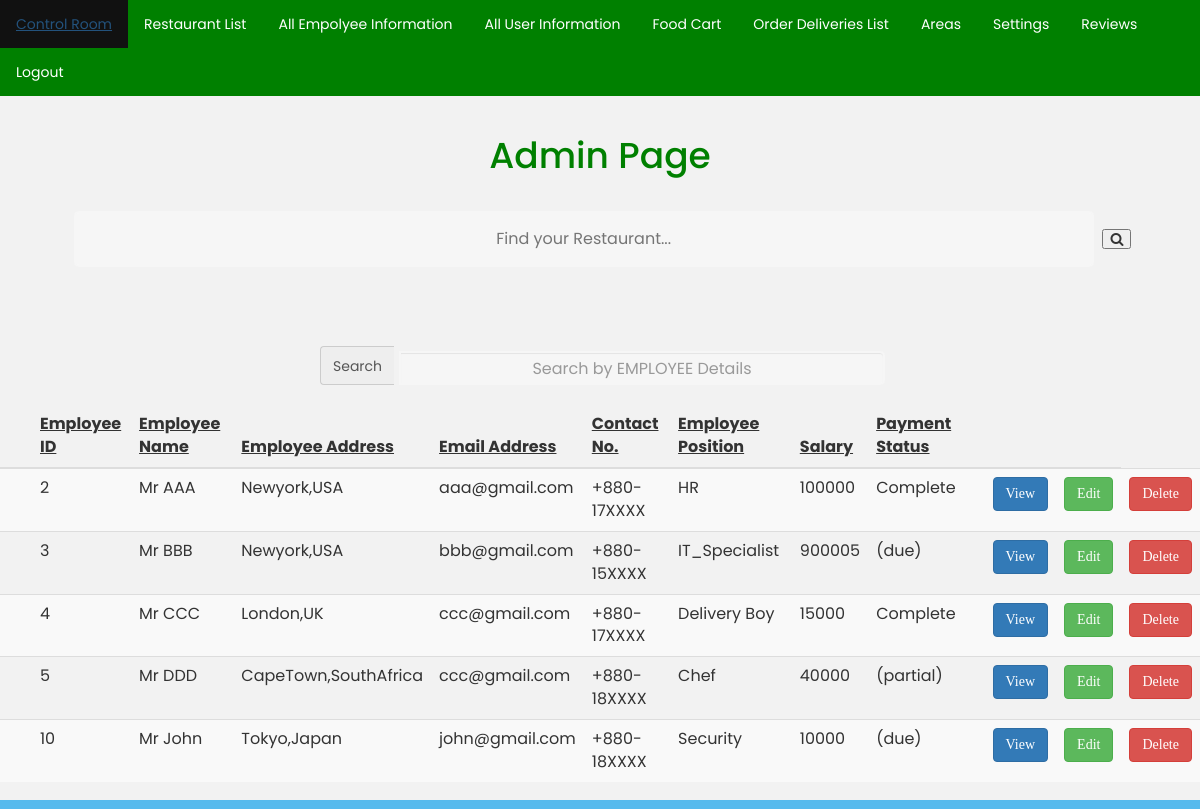
Page /views/admin_AllEmployeeInformation.php on the committed database.
### tables this page shows
CREATE TABLE `employee_information` (
  `employee_id` int(100) NOT NULL,
  `employee_name` varchar(100) DEFAULT NULL,
  `employee_address` varchar(100) DEFAULT NULL,
  `email_address` varchar(100) DEFAULT NULL,
  `contact_no` varchar(100) DEFAULT NULL,
  `employee_position` varchar(100) NOT NULL,
  `salary` int(100) DEFAULT NULL,
  `payment_status` varchar(100) DEFAULT NULL,
  `employee_image` varchar(100) DEFAULT NULL
);

### models/database.php (called while the page is built, shortened)
<?php
	 $serverName="localhost";
	 $userName="root";
	 $password="";
	 $dbName="restaurant_database";
	function get($query)
	{
        $data=array();
		global $serverName,$userName,$password,$dbName;
		$conn = mysqli_connect( $serverName, $userName, $password, $dbName);
        $result=mysqli_query($conn,$query);
        if(mysqli_num_rows($result) > 0)
        {
            while($row = mysqli_fetch_assoc($result))
            {
                $entity=array();
                foreach($row as $k=>$v)
                {
                    $entity[$k] = $row[$k];
                }
                $data[] = $entity;
            }
        }
		return $data;
	}
?>

### controllers/admin_EmployeeController.php (called while the page is built, shortened)
<?php
	require_once '../models/database.php';
	function getAllEmployeeInfo()
	{
		$query ="SELECT * FROM employee_information";
		$employee_information = get($query);
		return $employee_information;
	}
?>

### views/admin_AllEmployeeInformation.php (the view, shortened to what this page needs)
<?php
	include 'Admin_page.php';
	require '../controllers/admin_EmployeeController.php';
	$employee_information = getAllEmployeeInfo();
?>
<div >
<br/>
<br/>
			<div  class="center">
				<div class="input-group">
					<span class="input-group-addon">Search</span>
					<input type="text"  id="search_input" onkeyup="searchEmployee()" placeholder="Search by EMPLOYEE Details" class="form-control" />
				</div>
			</div>
	<table class="table table-striped">
		<thead>
			<th></th>
			<th></th>
			<th><u> Employee ID </u></th>
			<th><u> Employee Name </u></th>
			<th><u> Employee Address </u></th>
			<th><u> Email Address </u></th>
			<th><u> Contact No. </u></th>
			<th><u> Employee Position </u></th>
			<th><u> Salary </u></th>
			<th><u> Payment Status </u></th>
			<th></th>
			<th></th>
			<th></th>
		</thead>
		<tbody>
			<?php
				foreach($employee_information as $employee)
				{
					echo "<tr>";
						echo "<td>"."</td>";
						echo "<td>"."</td>";
							echo "<td>".$employee["employee_id"]."</td>";
							echo "<td>".$employee["employee_name"]."</td>";
							echo "<td>".$employee["employee_address"]."</td>";
							echo "<td>".$employee["email_address"]."</td>";
							echo "<td>".$employee["contact_no"]."</td>";
							echo "<td>".$employee["employee_position"]."</td>";
							echo "<td>".$employee["salary"]."</td>";
							echo "<td>".$employee["payment_status"]."</td>";
						echo "<td>"."</td>";
							echo '<td><a href="admin_ViewEmployeeInfo.php?employee_id='.$employee["employee_id"].'" class="btn btn-primary">View</a></td>';
							echo '<td><a href="admin_EditEmployee.php?employee_id='.$employee["employee_id"].'" class="btn btn-success">Edit</a></td>';
							echo '<td><a href="admin_DeleteEmployee.php?employee_id='.$employee["employee_id"].'" class="btn btn-danger">Delete</a></td>';
					echo "</tr>";
				}
			?>
		</tbody>
	</table>
</div>

### views/Admin_page.php (shortened to what this page needs)
<html>
<link rel="stylesheet" href="https://cdnjs.cloudflare.com/ajax/libs/font-awesome/4.7.0/css/font-awesome.min.css">
<link rel="stylesheet" href="https://maxcdn.bootstrapcdn.com/bootstrap/3.3.7/css/bootstrap.min.css">
<link rel="stylesheet" href="styles/mystyle.css">
<head><link rel="stylesheet" href="../views/styles/style2.css"></head>
<head><link rel="stylesheet" href="../views/styles/style.css"></head>
<body>
<ul>
  <li><a href="../views/add_customer.php">Control Room</a></li>
  <li><a href="https://www.tripadvisor.com/Restaurants-g293936-Dhaka_City_Dhaka_Division.html">Restaurant List</a></li>
  <li><a href="../views/admin_AllEmployeeInformation.php">All Empolyee Information</a></li>
  <li><a href="../views/admin_AllUserInformation.php">All User Information</a></li>
  <li><a href="../views/cart.php">Food Cart</a></li>
  <li><a href="../views/Admin_page.php#">Order Deliveries List</a></li>
  <li><a href="../views/Admin_page.php#">Areas</a></li>
  <li><a href="../views/Admin_page.php#">Settings</a></li>
  <li><a href="../views/Admin_page.php#">Reviews</a></li>
  <li><a href="../views/logon.php">Logout</a></li>
</ul><br>
<div class="wrap">
<h1><center><span style="color:Green">Admin Page </span></center></h1><br>
   <div class="search">
<center>
	<form class="example" action="../views/food_page.php">
		<input type="text" placeholder="Find your Restaurant..." name="search" >
		<button type="submit"><i class="fa fa-search"></i></button>
	</form>
</center>
   </div>
</div>
</body>
</html>

### views/styles/mystyle.css (style rules this page uses)
body { background-color:aliceblue; padding:0px; }
.center { margin: 0 auto; width:50% ; padding:20px; }
.btn { font-family:consolas; }

### views/styles/style2.css (style rules this page uses)
body { background-repeat: no-repeat, repeat; background-color: #cccccc; background: #f2f2f2; font-family: 'Open Sans', sans-serif; }
ul { list-style-type: none; margin: 0; padding: 0; overflow: hidden; background-color: green; position: -webkit-sticky; position: sticky; top: 0; }
li { float: left; }
li a { display: block; color: white; text-align: center; padding: 14px 16px; text-decoration: none; }

### views/styles/style.css (style rules this page uses)
html { background-color: #56baed; background-size:cover; }
body { font-family: "Poppins", sans-serif; height: 100vh; }
a { color: #92badd; display:inline-block; text-decoration: none; font-weight: 400; }
input[type=text], input[type=phone], input[type=password] { background-color: #f6f6f6; border: none; color: #0d0d0d; padding: 15px 32px; text-align: center; text-decoration: none; display: inline-block; font-size: 16px; margin: 5px; width: 85%; border: 2px solid #f6f6f6; -webkit-transition: all 0.5s ease-in-out; -moz-transition: all 0.5s ease-in-out; -ms-transition: all 0.5s ease-in-out; -o-transition: all 0.5s ease-in-out; transition: all 0.5s ease-in-out; -webkit-border-radius: 5px 5px 5px 5px; border-radius: 5px 5px 5px 5px; }
input[type=text]:placeholder { color: #cccccc; }
* { box-sizing: border-box; }

### rows in the picture
employee_information: employee_id "2", employee_name "Mr AAA", employee_address "Newyork,USA", email_address "aaa@gmail.com", contact_no "+880-17XXXX", employee_position "HR", salary "100000", payment_status "Complete"
employee_information: employee_id "3", employee_name "Mr BBB", employee_address "Newyork,USA", email_address "bbb@gmail.com", contact_no "+880-15XXXX", employee_position "IT_Specialist", salary "900005", payment_status "(due)"
employee_information: employee_id "4", employee_name "Mr CCC", employee_address "London,UK", email_address "ccc@gmail.com", contact_no "+880-17XXXX", employee_position "Delivery Boy", salary "15000", payment_status "Complete"
employee_information: employee_id "5", employee_name "Mr DDD", employee_address "CapeTown,SouthAfrica", email_address "ccc@gmail.com", contact_no "+880-18XXXX", employee_position "Chef", salary "40000", payment_status "(partial)"
employee_information: employee_id "10", employee_name "Mr John", employee_address "Tokyo,Japan", email_address "john@gmail.com", contact_no "+880-18XXXX", employee_position "Security", salary "10000", payment_status "(due)"
